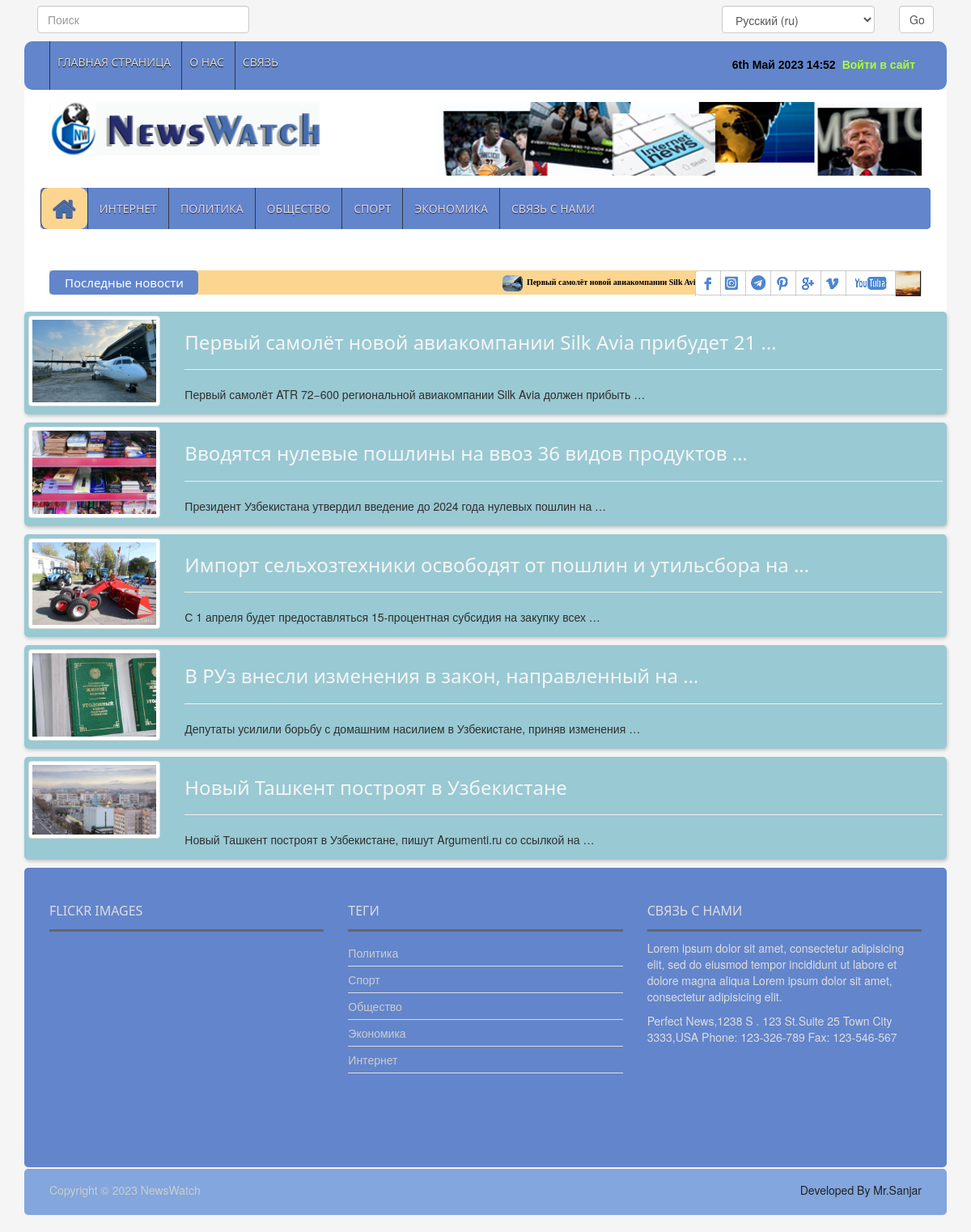
Before: /ru/internet-news/ with the older database file.
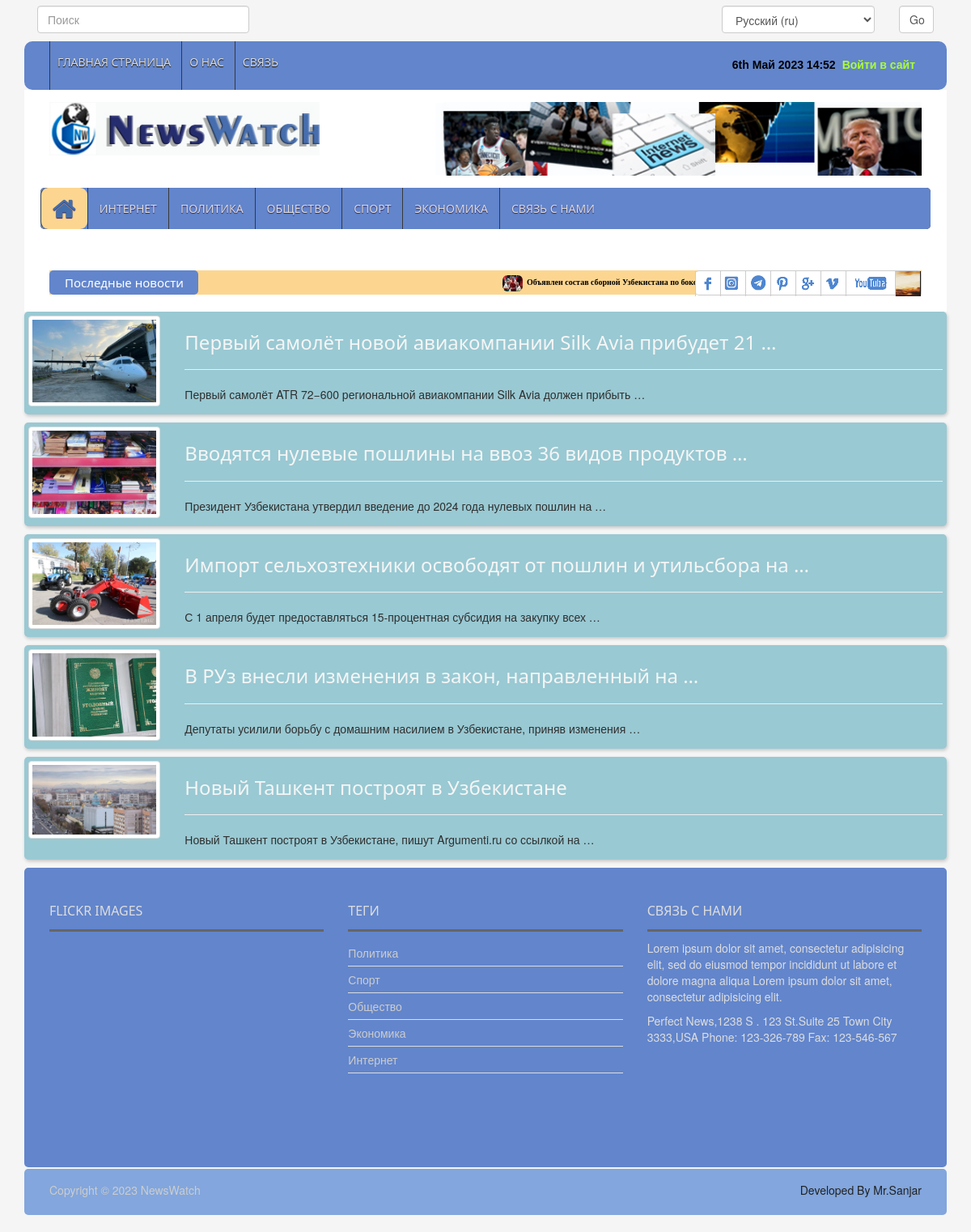
After: the same page with the newer database file.
### news_app/models.py (models this page shows, shortened)
class News(models.Model):
    class Status(models.TextChoices):
        Draft = "DF", "Draft"
        Published = "PB", "Published"
    title = models.CharField(max_length=200)
    slug = models.SlugField(max_length=200)
    body = models.TextField()
    image = models.ImageField(upload_to="news/images")
    category = models.ForeignKey(Category,
                                 on_delete=models.CASCADE)
    publish_time = models.DateTimeField(default=timezone.now)
    created_time = models.DateTimeField(auto_now_add=True)
    updated_time = models.DateTimeField(auto_now=True)
    status = models.CharField(max_length=2, choices=Status.choices,
                              default=Status.Draft)
    objects = models.Manager()
    published = PublishedManager()
    class Meta:
        ordering = ["-publish_time"]

class Category(models.Model):
    name = models.CharField(max_length=100)

### news_app/views.py (the view)
# urls.py: path('internet-news/', InternetNewsView.as_view(), name='internet_news_page'),
class InternetNewsView(ListView):
    model = News
    template_name = 'news/internet.html'
    context_object_name = 'internet_news'
    def get_queryset(self):
        news = self.model.published.all().filter(category__id=5)
        return news

### news_app/context_processor.py (called while the page is built)
def latest_news(request):
    latest_news = News.published.all().order_by('-publish_time')[:10]
    categories = Category.objects.all()
    context = {
        'latest_news': latest_news,
        'categories': categories
    }
    return context

### news_app/models.py (called while the page is built)
    def get_queryset(self):
        return super().get_queryset().filter(status=News.Status.Published)

### templates/news/internet.html (shortened to what this page needs)
{% extends 'news/base.html' %}
{% load static %}
{% load i18n %}
{% block content %}
    {% for internet in internet_news %}
        <a href="{% url 'news_detail_page' internet.slug %}">
            <div class="container">
                <div class="border_list_style">
                    <div class="row">
                        <div class="col-md-2 center-block">
                            <img class="img-thumbnail" src="{{ internet.image.url }}" style="width: 100%" alt="deteail-image">
                        </div>
                        <div class="col-md-10">
                                <h3>{{ internet.title| truncatewords:8 }}</h3><hr>
                                <p>{{ internet.body | truncatewords:10 }}</p>
                        </div>
                    </div>
                </div>
            </div>
        </a>
    {% endfor %}
{% endblock content%}

### templates/news/base.html (shortened to what the changed rows need)
{% load static %}
{% load i18n %}
<!DOCTYPE html>
<html lang="en">
<head>
    <link rel="stylesheet" type="text/css" href="{% static 'css/bootstrap.min.css' %}">
    <link rel="stylesheet" type="text/css" href="{% static 'css/font-awesome.min.css' %}">
    <link rel="stylesheet" type="text/css" href="{% static 'css/animate.css' %}">
    <link rel="stylesheet" type="text/css" href="{% static 'css/font.css' %}">
    <link rel="stylesheet" type="text/css" href="{% static 'css/li-scroller.css' %}">
    <link rel="stylesheet" type="text/css" href="{% static 'css/slick.css' %}">
    <link rel="stylesheet" type="text/css" href="{% static 'css/jquery.fancybox.css' %}">
    <link rel="stylesheet" type="text/css" href="{% static 'css/theme.css' %}">
    <link rel="stylesheet" type="text/css" href="{% static 'css/style.css' %}">
</head>
<body>
    <div class="container">
                                    {% get_current_language as LANGUAGE_CODE %}
                                    {% get_available_languages as LANGUAGES %}
                                    {% get_language_info_list for LANGUAGES as languages %}
      <section id="newsSection">
        <div class="row">
          <div class="col-lg-12 col-md-12">
            <div class="latest_newsarea"> <span>{% blocktrans %}Последные новости{% endblocktrans %}</span>
              <ul id="ticker01" class="news_sticker list-group">
                  {% for news in latest_news %}
                    <li class="list-item"><a style="color: black" href="{% url 'news_detail_page' news.slug %}"><img class="img-rounded" src="{{ news.image.url }}" alt="">{{ news.title }}</a></li>
                  {% endfor %}
              </ul>
            </div>
          </div>
        </div>
      </section>
    </div>
    {% block content %}
    {% endblock content %}
<div class="container">
    <footer id="footer">
        <div class="footer_top">
          <div class="row">
            <div class="col-lg-4 col-md-4 col-sm-4">
              <div class="footer_widget wow fadeInLeftBig">
                <h2>Flickr Images</h2>
              </div>
            </div>
            <div class="col-lg-4 col-md-4 col-sm-4">
              <div class="footer_widget wow fadeInDown">
                <h2>Теги</h2>
                <ul class="tag_nav">
                    {% for category in categories %}
                  <li><a href="#">{{ category.name }}</a></li>
                    {% endfor %}
                </ul>
              </div>
            </div>
            <div class="col-lg-4 col-md-4 col-sm-4">
              <div class="footer_widget wow fadeInRightBig">
                <h2>Связь с нами</h2>
              </div>
            </div>
          </div>
        </div>
</footer>
</div>
</body>
</html>

Changed rows visible on the page:
no longer on one of the page's lists (row edited): News: title "Первый самолёт новой авиакомпании Silk Avia прибудет 21 марта"
added News: image (picture), title "Объявлен состав сборной Узбекистана по боксу на домашний чемпионат мира"
